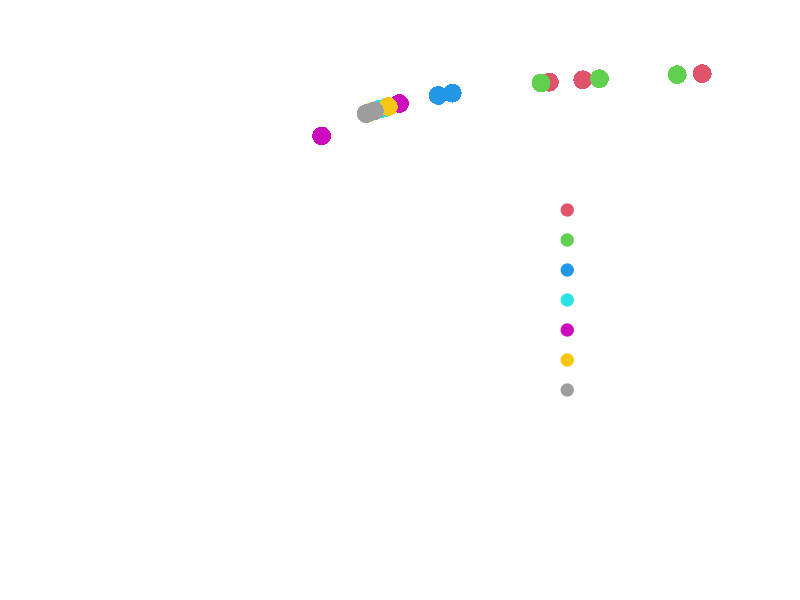

The R source for this figure:
## pctVax.R
## JRCP 25 March 2014
##
## Unit 6 - Applied Ecology of Infectious Diseases
## ZOO4926/ZOO6927 Spring 2014, Department of Biology
## University of Florida, Gainesville, Florida, USA

# Disease list
# R0 estimates from Anderson & May 1982 Science:
dl <- list(measles=c(13.7,12.5,18),
	pertussis=c(14.3,17.1,12.2),
	chickenpox = c(8.5,9),
	diptheria=c(6.6,6.4),
	mumps=c(4.3,7.1),
	rubella=c(6,6.7),
	poliomyelitis=c(5.9,6.2))

## dir <- '~/Dropbox/BiomathsMedPH/Lectures/Code/lectureCode/'
setwd(dir)

pdf('pvacc.pdf', w = 8, h=5)
# Percent needed to vaccinate plot
if(!exists("pcol")){
	pcol <- 'white'
}
par(mfcol=c(1,1),mar=c(9,9,2,1),bty="n",lwd=2, 'ps' = 30, mgp = c(7,2,0),
    fg=pcol, col.axis=pcol, col.lab=pcol)
curve(1-1/x,xlab=expression(R[0]),ylab=expression(p[v]),ylim=c(0,1),xlim=c(0,20),lwd=6, las = 1)
sapply(1:length(dl),function(dis){
	xx <- dl[[dis]]
	yy <- 1-1/dl[[dis]]
	points(xx,yy,pch=16,cex=2.5,col=dis+1)
})
par('ps'=16)
legend('bottomright', names(dl),col=1:length(dl)+1, pch = 19, bty = 'n', cex = 1.5)
dev.off()
